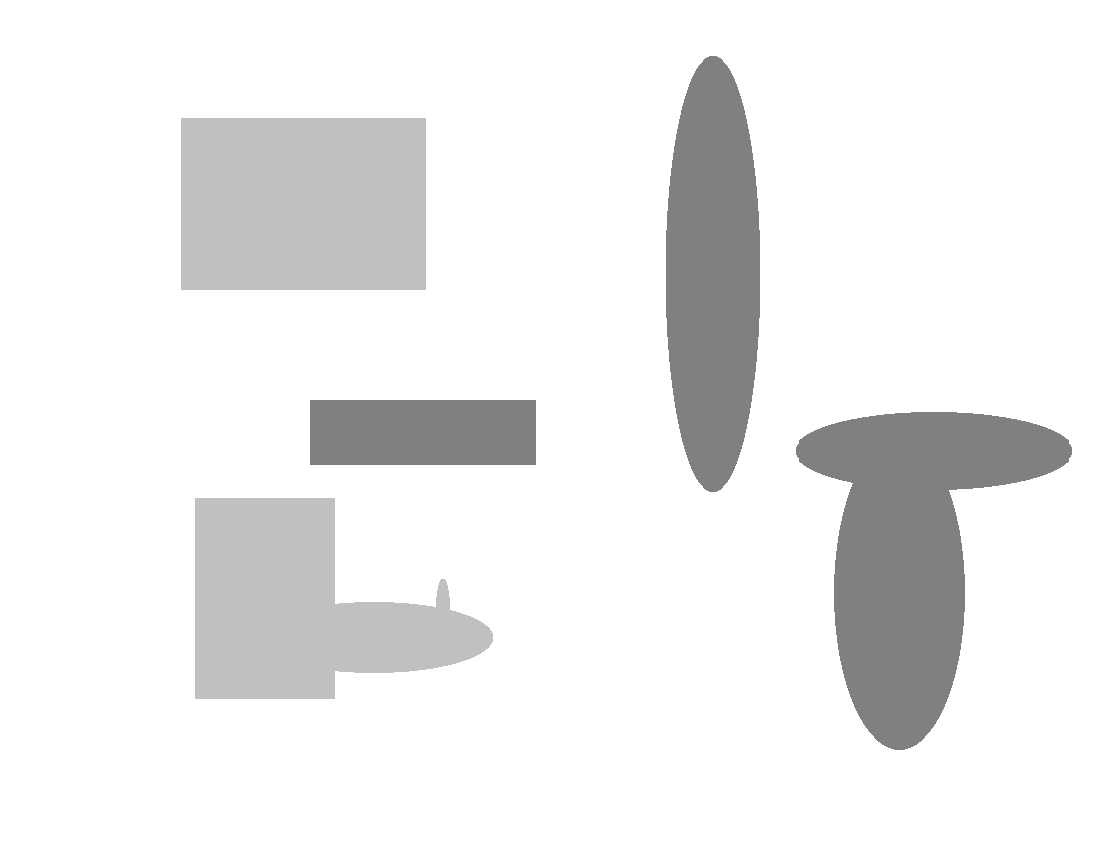
#> input picture shapes.png, 1108 x 841 px
$ python sift.py
#> lines starting #> are read from the running program, lines starting #| are printed output that depends on the picture
from __future__ import print_function
import numpy as np
import cv2 as cv
import argparse
from matplotlib import pyplot as plt

sift = cv.xfeatures2d.SIFT_create()

parser = argparse.ArgumentParser(description='sift')
parser.add_argument('--img1', help='Name of first image', default='shapes.png')
parser.add_argument('--img2', help='Name of second image', default='n_shapes.png')
args = parser.parse_args()

image1 = cv.imread(args.img1,cv.IMREAD_UNCHANGED)
#> image1 is the input picture: shape (841, 1108, 4); mean B, G, R, A 236.9, 236.9, 236.9, 255
image2 = cv.imread(args.img2,cv.IMREAD_UNCHANGED)
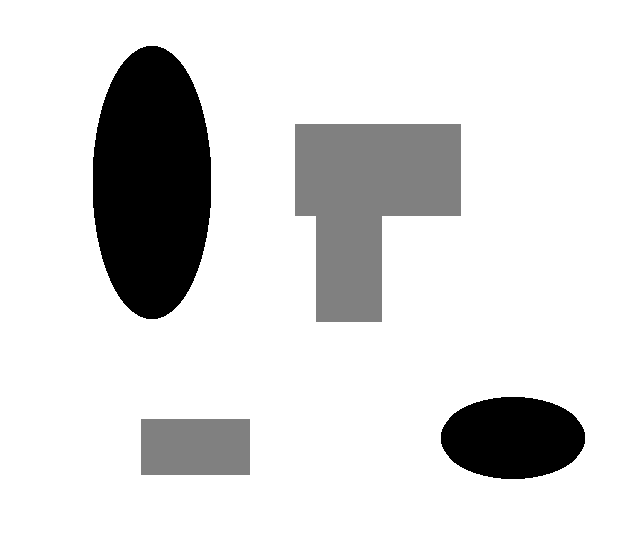
#> input picture contours/n_shapes.png, 638 x 545 px, found by its file name
#> image2 is the input picture: shape (545, 638, 4); mean B, G, R, A 219, 219, 219, 255

if image1 is None or image2 is None:
	print("Couldn't load images")
	exit()

gray1 = cv.cvtColor(image1, cv.COLOR_BGR2GRAY)
gray2 = cv.cvtColor(image2, cv.COLOR_BGR2GRAY)


kp1, des1 = sift.detectAndCompute(image1,None)
#> kp1 = 105 keypoints; strongest (x, y, size): (497, 432, 53.7), (348, 431, 51.5), (899, 646, 102.4), (1024, 451, 47.7)
kp2, des2 = sift.detectAndCompute(image2,None)
#> kp2 = 22 keypoints; strongest (x, y, size): (512, 437, 67.9), (253, 216, 69.9), (374, 180, 93.8), (349, 288, 49.6)

img = cv.drawKeypoints(gray1,kp1,image1)
cv.imshow("img",img)
cv.waitKey(0)

img = cv.drawKeypoints(gray2,kp2,image2)
#> img: shape (545, 638, 3)
cv.imshow("img",img)
cv.waitKey(0)

FLANN_INDEX_KDTREE = 0
index_params = dict(algorithm = FLANN_INDEX_KDTREE, trees = 5)

#the higher 'checks' value the higher precision
search_params = dict(checks=50)

flann = cv.FlannBasedMatcher(index_params,search_params)

matches = flann.knnMatch(des1,des2,k=2)
#> matches = 105 matches

# Need to draw only good matches, so create a mask
matchesMask = [[0,0] for i in xrange(len(matches))]
#> matchesMask = 105 pairs, first value 0 to 0, second value 0 to 0

# ratio test as per Lowe's paper
for i,(m,n) in enumerate(matches):
    if m.distance < 0.7*n.distance:
        matchesMask[i]=[1,0]
#> this loop made 105 passes
#> after the loop, matchesMask = 105 pairs, first value 0 to 1, second value 0 to 0

draw_params = dict(matchColor = (0,255,0),
                   singlePointColor = (255,0,0),
                   matchesMask = matchesMask,
                   flags = 0)
#> draw_params = 4 items

img3 = cv.drawMatchesKnn(image1,kp1,image2,kp2,matches,None,**draw_params)
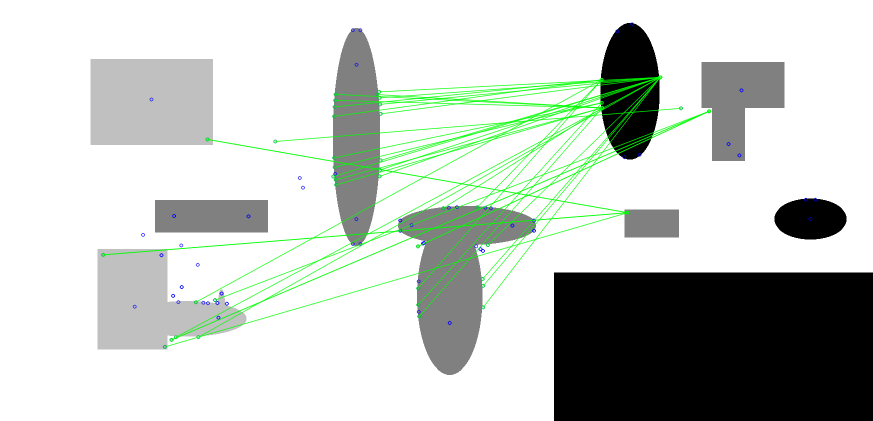
#> img3: shape (841, 1746, 4) (shown at 1/2 size); mean B, G, R, A 197.7, 202.9, 197.4, 216.4

plt.imshow(img3,),plt.show()
